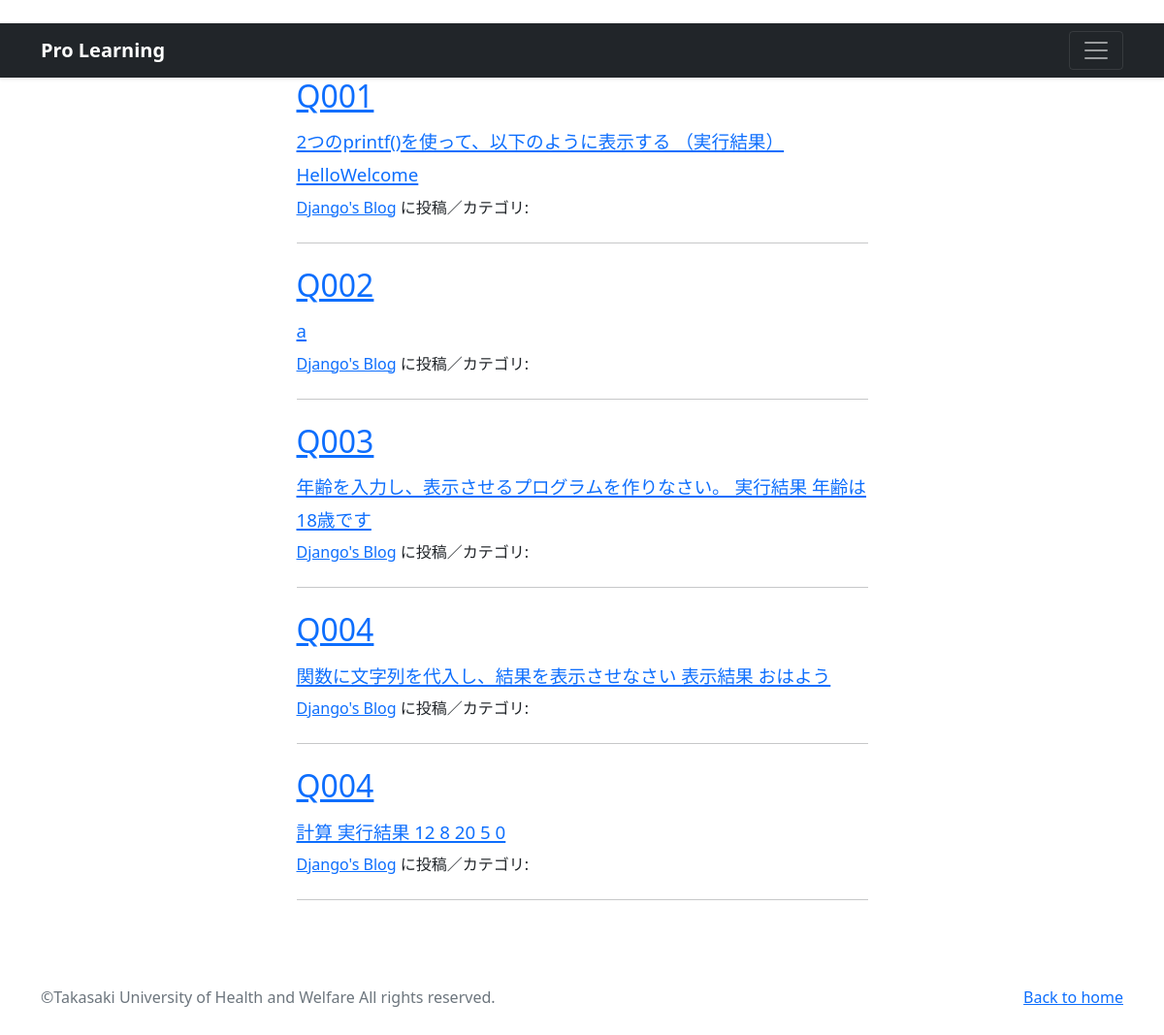
The app's page /Java-list/ (signed in) with its own data.
### program/models.py (models this page shows, shortened)
class Java_Program(models.Model):
    title = models.CharField(
        verbose_name='タイトル', # フィールドのタイトル
        max_length=5        # 最大文字数は5
        )
    subtit = models.CharField(
        verbose_name='サブタイトル', # フィールドのタイトル
        max_length=30        # 最大文字数は30
        )
    content = models.TextField(
        verbose_name='問題文'   # フィールドのタイトル
        )
    code = models.TextField(
        verbose_name='プログラム' # フィールドのタイトル
        )

### program/views.py (the view)
def Java_learning_view(request):
    records = Java_Program.objects.order_by('title')
    paginator = Paginator(records, 5)
    page_number  = request.GET.get('page', 1)
    pages = paginator.page(page_number)
    return render(
        request, 'Java_list.html', {'orderby_records': pages})

### program/templates/Java_list.html (shortened to what this page needs)
{% extends 'base.html' %}
{% load static %}
        {% block contents %}
        <div class="container px-4 px-lg-5">
            <div class="row gx-4 gx-lg-5 justify-content-center">
                <div class="col-md-10 col-lg-8 col-xl-7">
                    {% for record in orderby_records %}
                    <div class="post-preview">
                        <a href="{% url 'program:learn_detail' record.pk %}">
                            <h2 class="post-title">
                                {{record.title}}</h2>
                            <h3 class="post-subtitle">
                                <span style="font-size : 14pt">
                                    {{record.content|truncatechars:50}}
                                </span>
                            </h3>
                        </a>
                        <p class="post-meta">
                            <a href="#">Django's Blog</a>
                            {{record.posted_at}}に投稿／カテゴリ:
                            {{record.category}}</p>
                    </div>
                    <hr class="my-4" />
                    {% endfor %}
                </div>
            </div>
        </div>
        {% endblock %}

### records on screen
Java_Program: title "Q001", content "2つのprintf()を使って、以下のように表示する （実行結果） HelloWelcome"
Java_Program: title "Q002", content "a"
Java_Program: title "Q003", content "年齢を入力し、表示させるプログラムを作りなさい。 実行結果 年齢は18歳です"
Java_Program: title "Q004", content "関数に文字列を代入し、結果を表示させなさい 表示結果 おはよう"
Java_Program: title "Q004", content "計算 実行結果 12 8 20 5 0"
